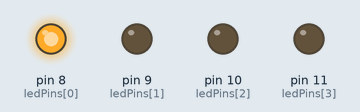
Simulated run of this sketch. Board: Arduino Uno, built with avr-gcc and run on an emulated ATmega328P. On the bench: output pins drawn as LEDs (lit = HIGH).

Above: at 0.2 s.
At 1.2 s:
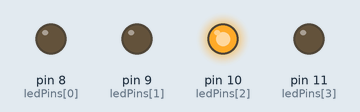
At 2.7 s:
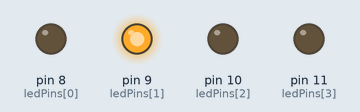
At 3.7 s:
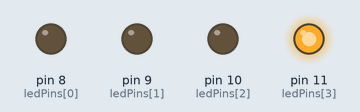
Timing chart, 0 to 4.6 s (numbered marks = the images above):
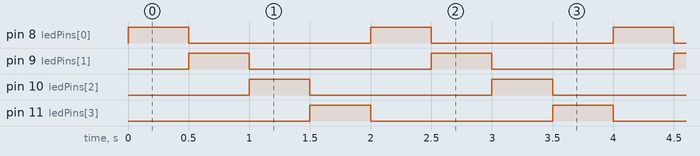

The sketch:

LED_Chasing_Controller.ino
```cpp
const int ledPins[] = {8, 9, 10, 11};
const int count = sizeof(ledPins) / sizeof(ledPins[0]);

const int interval = 500;

unsigned long pre_time;
unsigned long current_time;

int currentLed = 0;


void setup() {
  for (int i = 0; i < count; i++) {
    pinMode(ledPins[i], OUTPUT);
    digitalWrite(ledPins[i], LOW);
  }

  digitalWrite(ledPins[currentLed], HIGH);

  pre_time = millis();
}


void loop() {

  current_time = millis();

  if (current_time - pre_time >= interval) {

    digitalWrite(ledPins[currentLed], LOW);

    currentLed = (currentLed + 1) % count;

    digitalWrite(ledPins[currentLed], HIGH);

    pre_time = current_time;
  }

}
```

Measured:
- by itself, pin 8 (ledPins[0]), pin 9 (ledPins[1]), pin 10 (ledPins[2]), pin 11 (ledPins[3]): alternates HIGH for 0.50 s and LOW for 1.5 s
- by itself, everything shown: repeats every 2.0 s, in 4 steps
